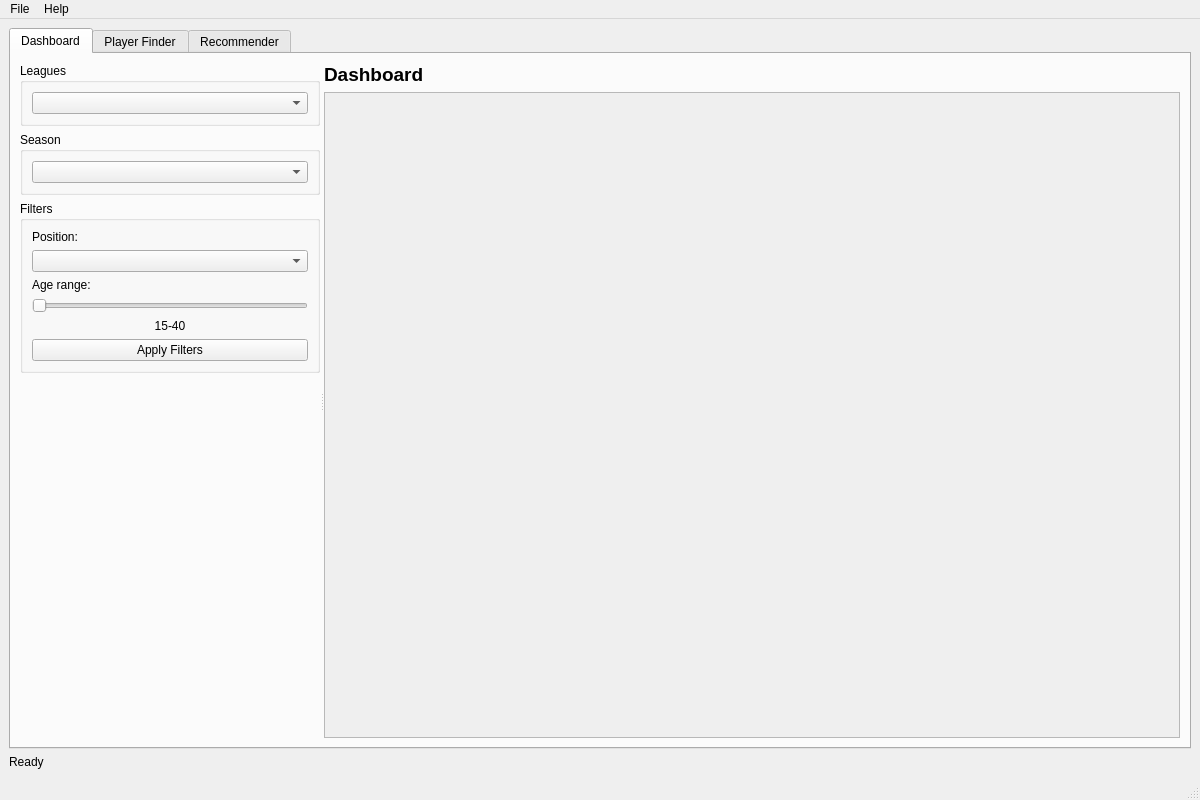
<?xml version="1.0" encoding="UTF-8"?>
<ui version="4.0">
 <class>MainWindow</class>
 <widget class="QMainWindow" name="MainWindow">
  <property name="geometry">
   <rect>
    <x>0</x>
    <y>0</y>
    <width>1200</width>
    <height>800</height>
   </rect>
  </property>
  <property name="windowTitle">
   <string>Football Scout Pro</string>
  </property>
  <widget class="QWidget" name="centralwidget">
   <layout class="QVBoxLayout" name="verticalLayout">
    <item>
     <widget class="QTabWidget" name="tabWidget">
      <property name="currentIndex">
       <number>0</number>
      </property>
      <widget class="QWidget" name="tab_dashboard">
       <attribute name="title">
        <string>Dashboard</string>
       </attribute>
       <layout class="QVBoxLayout" name="verticalLayout_2">
        <item>
         <widget class="QSplitter" name="splitter">
          <property name="orientation">
           <enum>Qt::Horizontal</enum>
          </property>
          <widget class="QWidget" name="widget_sidebar" native="true">
           <property name="minimumSize">
            <size>
             <width>250</width>
             <height>0</height>
            </size>
           </property>
           <property name="maximumSize">
            <size>
             <width>300</width>
             <height>16777215</height>
            </size>
           </property>
           <layout class="QVBoxLayout" name="verticalLayout_3">
            <item>
             <widget class="QGroupBox" name="groupBox_leagues">
              <property name="title">
               <string>Leagues</string>
              </property>
              <layout class="QVBoxLayout" name="verticalLayout_4">
               <item>
                <widget class="QComboBox" name="comboBox_league"/>
               </item>
              </layout>
             </widget>
            </item>
            <item>
             <widget class="QGroupBox" name="groupBox_season">
              <property name="title">
               <string>Season</string>
              </property>
              <layout class="QVBoxLayout" name="verticalLayout_5">
               <item>
                <widget class="QComboBox" name="comboBox_season"/>
               </item>
              </layout>
             </widget>
            </item>
            <item>
             <widget class="QGroupBox" name="groupBox_filters">
              <property name="title">
               <string>Filters</string>
              </property>
              <layout class="QVBoxLayout" name="verticalLayout_6">
               <item>
                <widget class="QLabel" name="label_position">
                 <property name="text">
                  <string>Position:</string>
                 </property>
                </widget>
               </item>
               <item>
                <widget class="QComboBox" name="comboBox_position"/>
               </item>
               <item>
                <widget class="QLabel" name="label_age">
                 <property name="text">
                  <string>Age range:</string>
                 </property>
                </widget>
               </item>
               <item>
                <widget class="QSlider" name="horizontalSlider_age">
                 <property name="orientation">
                  <enum>Qt::Horizontal</enum>
                 </property>
                </widget>
               </item>
               <item>
                <widget class="QLabel" name="label_age_value">
                 <property name="text">
                  <string>15-40</string>
                 </property>
                 <property name="alignment">
                  <set>Qt::AlignCenter</set>
                 </property>
                </widget>
               </item>
               <item>
                <widget class="QPushButton" name="pushButton_apply_filters">
                 <property name="text">
                  <string>Apply Filters</string>
                 </property>
                </widget>
               </item>
              </layout>
             </widget>
            </item>
            <item>
             <spacer name="verticalSpacer">
              <property name="orientation">
               <enum>Qt::Vertical</enum>
              </property>
              <property name="sizeHint" stdset="0">
               <size>
                <width>20</width>
                <height>40</height>
               </size>
              </property>
             </spacer>
            </item>
           </layout>
          </widget>
          <widget class="QWidget" name="widget_dashboard" native="true">
           <layout class="QVBoxLayout" name="verticalLayout_7">
            <item>
             <widget class="QLabel" name="label_dashboard_title">
              <property name="font">
               <font>
                <pointsize>14</pointsize>
                <weight>75</weight>
                <bold>true</bold>
               </font>
              </property>
              <property name="text">
               <string>Dashboard</string>
              </property>
             </widget>
            </item>
            <item>
             <widget class="QScrollArea" name="scrollArea_dashboard">
              <property name="widgetResizable">
               <bool>true</bool>
              </property>
              <widget class="QWidget" name="scrollAreaWidgetContents_dashboard">
               <property name="geometry">
                <rect>
                 <x>0</x>
                 <y>0</y>
                 <width>633</width>
                 <height>671</height>
                </rect>
               </property>
               <layout class="QGridLayout" name="gridLayout_dashboard"/>
              </widget>
             </widget>
            </item>
           </layout>
          </widget>
         </widget>
        </item>
       </layout>
      </widget>
      <widget class="QWidget" name="tab_player_finder">
       <attribute name="title">
        <string>Player Finder</string>
       </attribute>
       <layout class="QVBoxLayout" name="verticalLayout_8">
        <item>
         <widget class="QSplitter" name="splitter_2">
          <property name="orientation">
           <enum>Qt::Horizontal</enum>
          </property>
          <widget class="QWidget" name="widget_search" native="true">
           <property name="minimumSize">
            <size>
             <width>250</width>
             <height>0</height>
            </size>
           </property>
           <property name="maximumSize">
            <size>
             <width>300</width>
             <height>16777215</height>
            </size>
           </property>
           <layout class="QVBoxLayout" name="verticalLayout_9">
            <item>
             <widget class="QGroupBox" name="groupBox_search">
              <property name="title">
               <string>Search</string>
              </property>
              <layout class="QVBoxLayout" name="verticalLayout_10">
               <item>
                <widget class="QLabel" name="label_name">
                 <property name="text">
                  <string>Player Name:</string>
                 </property>
                </widget>
               </item>
               <item>
                <widget class="QLineEdit" name="lineEdit_player_name"/>
               </item>
               <item>
                <widget class="QPushButton" name="pushButton_search">
                 <property name="text">
                  <string>Search</string>
                 </property>
                </widget>
               </item>
              </layout>
             </widget>
            </item>
            <item>
             <widget class="QGroupBox" name="groupBox_advanced_search">
              <property name="title">
               <string>Advanced Search</string>
              </property>
              <layout class="QVBoxLayout" name="verticalLayout_11">
               <item>
                <widget class="QLabel" name="label_position_2">
                 <property name="text">
                  <string>Position:</string>
                 </property>
                </widget>
               </item>
               <item>
                <widget class="QComboBox" name="comboBox_position_2"/>
               </item>
               <item>
                <widget class="QLabel" name="label_team">
                 <property name="text">
                  <string>Team:</string>
                 </property>
                </widget>
               </item>
               <item>
                <widget class="QComboBox" name="comboBox_team"/>
               </item>
               <item>
                <widget class="QLabel" name="label_min_rating">
                 <property name="text">
                  <string>Minimum Rating:</string>
                 </property>
                </widget>
               </item>
               <item>
                <widget class="QDoubleSpinBox" name="doubleSpinBox_min_rating">
                 <property name="minimum">
                  <double>0.000000000000000</double>
                 </property>
                 <property name="maximum">
                  <double>10.000000000000000</double>
                 </property>
                 <property name="value">
                  <double>6.000000000000000</double>
                 </property>
                </widget>
               </item>
               <item>
                <widget class="QPushButton" name="pushButton_advanced_search">
                 <property name="text">
                  <string>Search</string>
                 </property>
                </widget>
               </item>
              </layout>
             </widget>
            </item>
            <item>
             <spacer name="verticalSpacer_2">
              <property name="orientation">
               <enum>Qt::Vertical</enum>
              </property>
              <property name="sizeHint" stdset="0">
               <size>
                <width>20</width>
                <height>40</height>
               </size>
              </property>
             </spacer>
            </item>
           </layout>
          </widget>
          <widget class="QWidget" name="widget_results" native="true">
           <layout class="QVBoxLayout" name="verticalLayout_12">
            <item>
             <widget class="QLabel" name="label_search_results">
              <property name="font">
               <font>
                <pointsize>14</pointsize>
                <weight>75</weight>
                <bold>true</bold>
               </font>
              </property>
              <property name="text">
               <string>Search Results</string>
              </property>
             </widget>
            </item>
            <item>
             <widget class="QTableView" name="tableView_results"/>
            </item>
           </layout>
          </widget>
         </widget>
        </item>
       </layout>
      </widget>
      <widget class="QWidget" name="tab_recommender">
       <attribute name="title">
        <string>Recommender</string>
       </attribute>
       <layout class="QVBoxLayout" name="verticalLayout_13">
        <item>
         <widget class="QSplitter" name="splitter_3">
          <property name="orientation">
           <enum>Qt::Horizontal</enum>
          </property>
          <widget class="QWidget" name="widget_criteria" native="true">
           <property name="minimumSize">
            <size>
             <width>250</width>
             <height>0</height>
            </size>
           </property>
           <property name="maximumSize">
            <size>
             <width>300</width>
             <height>16777215</height>
            </size>
           </property>
           <layout class="QVBoxLayout" name="verticalLayout_14">
            <item>
             <widget class="QGroupBox" name="groupBox_recommendation_criteria">
              <property name="title">
               <string>Recommendation Criteria</string>
              </property>
              <layout class="QVBoxLayout" name="verticalLayout_15">
               <item>
                <widget class="QLabel" name="label_reference_player">
                 <property name="text">
                  <string>Reference Player (Optional):</string>
                 </property>
                </widget>
               </item>
               <item>
                <widget class="QLineEdit" name="lineEdit_reference_player"/>
               </item>
               <item>
                <widget class="QLabel" name="label_position_3">
                 <property name="text">
                  <string>Position:</string>
                 </property>
                </widget>
               </item>
               <item>
                <widget class="QComboBox" name="comboBox_position_3"/>
               </item>
               <item>
                <widget class="QLabel" name="label_min_rating_2">
                 <property name="text">
                  <string>Minimum Rating:</string>
                 </property>
                </widget>
               </item>
               <item>
                <widget class="QDoubleSpinBox" name="doubleSpinBox_min_rating_2">
                 <property name="minimum">
                  <double>0.000000000000000</double>
                 </property>
                 <property name="maximum">
                  <double>10.000000000000000</double>
                 </property>
                 <property name="value">
                  <double>6.000000000000000</double>
                 </property>
                </widget>
               </item>
               <item>
                <widget class="QLabel" name="label_max_age">
                 <property name="text">
                  <string>Maximum Age:</string>
                 </property>
                </widget>
               </item>
               <item>
                <widget class="QSpinBox" name="spinBox_max_age">
                 <property name="minimum">
                  <number>15</number>
                 </property>
                 <property name="maximum">
                  <number>45</number>
                 </property>
                 <property name="value">
                  <number>30</number>
                 </property>
                </widget>
               </item>
               <item>
                <widget class="QPushButton" name="pushButton_recommend">
                 <property name="text">
                  <string>Get Recommendations</string>
                 </property>
                </widget>
               </item>
              </layout>
             </widget>
            </item>
            <item>
             <widget class="QGroupBox" name="groupBox_advanced_criteria">
              <property name="title">
               <string>Advanced Criteria</string>
              </property>
              <layout class="QVBoxLayout" name="verticalLayout_16">
               <item>
                <widget class="QCheckBox" name="checkBox_passing">
                 <property name="text">
                  <string>Good passing ability</string>
                 </property>
                </widget>
               </item>
               <item>
                <widget class="QCheckBox" name="checkBox_defensive">
                 <property name="text">
                  <string>Strong defensive skills</string>
                 </property>
                </widget>
               </item>
               <item>
                <widget class="QCheckBox" name="checkBox_finishing">
                 <property name="text">
                  <string>Good finishing</string>
                 </property>
                </widget>
               </item>
               <item>
                <widget class="QCheckBox" name="checkBox_physical">
                 <property name="text">
                  <string>Physical presence</string>
                 </property>
                </widget>
               </item>
              </layout>
             </widget>
            </item>
            <item>
             <spacer name="verticalSpacer_3">
              <property name="orientation">
               <enum>Qt::Vertical</enum>
              </property>
              <property name="sizeHint" stdset="0">
               <size>
                <width>20</width>
                <height>40</height>
               </size>
              </property>
             </spacer>
            </item>
           </layout>
          </widget>
          <widget class="QWidget" name="widget_recommendations" native="true">
           <layout class="QVBoxLayout" name="verticalLayout_17">
            <item>
             <widget class="QLabel" name="label_recommendations">
              <property name="font">
               <font>
                <pointsize>14</pointsize>
                <weight>75</weight>
                <bold>true</bold>
               </font>
              </property>
              <property name="text">
               <string>Recommendations</string>
              </property>
             </widget>
            </item>
            <item>
             <widget class="QTableView" name="tableView_recommendations"/>
            </item>
           </layout>
          </widget>
         </widget>
        </item>
       </layout>
      </widget>
     </widget>
    </item>
    <item>
     <widget class="QLabel" name="label_status">
      <property name="text">
       <string>Ready</string>
      </property>
     </widget>
    </item>
   </layout>
  </widget>
  <widget class="QMenuBar" name="menubar">
   <property name="geometry">
    <rect>
     <x>0</x>
     <y>0</y>
     <width>1200</width>
     <height>22</height>
    </rect>
   </property>
   <widget class="QMenu" name="menuFile">
    <property name="title">
     <string>File</string>
    </property>
    <addaction name="actionSettings"/>
    <addaction name="separator"/>
    <addaction name="actionExit"/>
   </widget>
   <widget class="QMenu" name="menuHelp">
    <property name="title">
     <string>Help</string>
    </property>
    <addaction name="actionAbout"/>
   </widget>
   <addaction name="menuFile"/>
   <addaction name="menuHelp"/>
  </widget>
  <widget class="QStatusBar" name="statusbar"/>
  <action name="actionSettings">
   <property name="text">
    <string>Settings</string>
   </property>
  </action>
  <action name="actionExit">
   <property name="text">
    <string>Exit</string>
   </property>
  </action>
  <action name="actionAbout">
   <property name="text">
    <string>About</string>
   </property>
  </action>
 </widget>
 <resources/>
 <connections/>
</ui>
